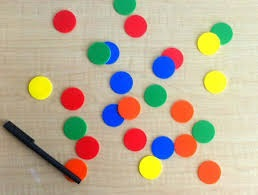
#> input picture HW3/q2/balls.jpg, 258 x 195 px
$ python BilateralCleaning.py
#> lines starting #> are read from the running program, lines starting #| are printed output that depends on the picture; long printed decimals are rounded
# Ayal_Kaabia, 322784760
# Sami_Serhan, 327876298

import cv2
import numpy as np
import matplotlib.pyplot as plt

def clean_Gaussian_noise_bilateral(im, radius, stdSpatial, stdIntensity):
    # making sure that we are working with float64
    f_img = im.astype(np.float64)

    res_img = np.zeros_like(f_img)
    rows, cols = im.shape

    print(np.std(im))

    # define the function gs
    x, y = np.meshgrid(np.arange(-radius, radius+1), np.arange(-radius, radius+1))
    gs = np.exp(-(x**2 + y**2) / (2 * stdSpatial**2))

    for i in range(rows):
        for j in range(cols):
            # defining the boundaries of the window around i,j pixel
            row_min, row_max = max(i - radius, 0), min(i + radius + 1, rows)
            col_min, col_max = max(j - radius, 0), min(j + radius + 1, cols)

            # define the window
            window = f_img[row_min:row_max, col_min:col_max]

            # calculate gi/gs for each pixel in the window since we have no fixes window size
            gs_window = gs[row_min-i+radius:row_max-i+radius, col_min-j+radius:col_max-j+radius]

            gi = np.exp(-((window - f_img[i, j])**2) / (2 * stdIntensity**2))

            Wp = gs_window * gi
            res_img[i, j] = np.sum(Wp * window) / np.sum(Wp)

    return np.clip(res_img, 0, 255).astype(np.uint8)


if __name__ == "__main__":
    # change this to the name of the image you'll try to clean up
    img_path_list = ['balls.jpg', 'taj.jpg', 'NoisyGrayImage.png']
    list_spatial = [6.47, 8.49, 6.87]
    list_intensity = [20, 30, 100]
    list_radius = [3, 9, 9]
    for i in range(3):
        image = cv2.imread(img_path_list[i], cv2.IMREAD_GRAYSCALE)
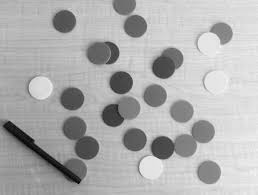
#> image: shape (195, 258); min 0, max 244, mean 175

        clear_image_b = clean_Gaussian_noise_bilateral(image, list_radius[i], list_spatial[i], list_intensity[i])
#| 46.252

        sol_file = f'cleaned_{img_path_list[i]}'
        cv2.imwrite(sol_file, clear_image_b)
        plt.subplot(121)
        plt.imshow(image, cmap='gray')

        plt.subplot(122)
        plt.imshow(clear_image_b, cmap='gray')
        plt.show()
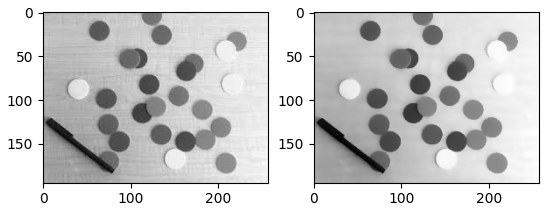
#> figure drawn by matplotlib, 2 panels
#> (the run stopped early here; a loop or call above may not have finished)
